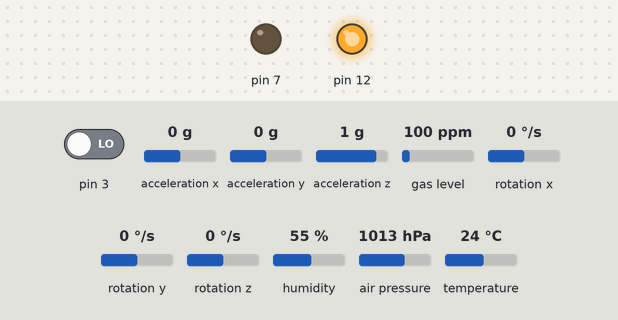
This sketch was run on a simulated Arduino Uno, built with avr-gcc and run on an emulated ATmega328P. On the bench: output pins drawn as LEDs (lit = HIGH). Wiring (inferred from the names in the program): MPU-6050 motion sensor at I2C address 0x68. Inputs (shaded band) come from the test bench; at power-on: pin 3 LOW, acceleration x 0 g, acceleration y 0 g, acceleration z 1 g, gas level 100 ppm, rotation x 0 °/s, rotation y 0 °/s, rotation z 0 °/s, humidity 55 %, air pressure 1013 hPa, temperature 24 °C. EEPROM starts erased.

Above: at 1.2 s.
1.3 s: pin 3 driven HIGH
At 2.9 s:
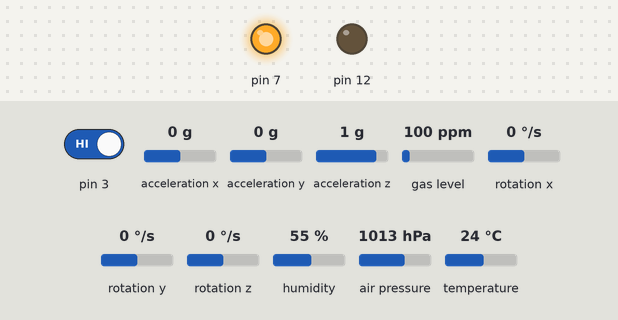
3.2 s: pin 3 driven LOW
At 4.9 s:
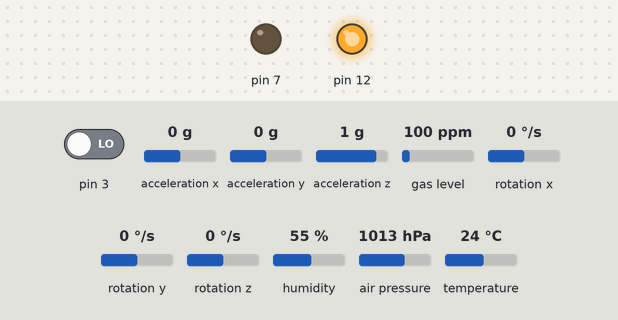
Timing chart, 0 to 6.4 s (numbered marks = the images above; inputs shaded):
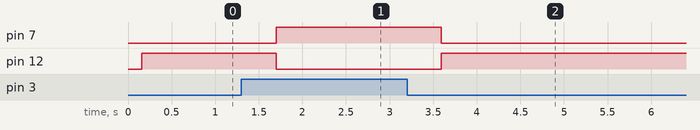

Measured:
- after the input at 1.3 s, pin 7: LOW → HIGH after 0.40 s; pin 12: HIGH → LOW after 0.40 s
- after the input at 3.2 s, pin 7: HIGH → LOW after 0.39 s; pin 12: LOW → HIGH after 0.39 s

The sketch:

RocketTelemV2.ino
```cpp
#include "Wire.h"
#include <Adafruit_Sensor.h>
#include "Adafruit_BMP3XX.h"
#include <EEPROM.h>

#define SEALEVELPRESSURE_HPA (1013.25)

const int MPU_ADDR = 0x68;

// MPU variables
int16_t accelerometer_x, accelerometer_y, accelerometer_z;
int16_t gyro_x, gyro_y, gyro_z;
int16_t mpu_temp;

// BMP variables
double bmp_temp, bmp_pressure, bmp_altitude;

// Normalization variables
int8_t ax_norm, gx_norm;
uint8_t temp_norm, pres_norm, alt_norm;

bool isArmed = false;
int c_addr = 0;

Adafruit_BMP3XX bmp;

void setup() {
  pinMode(3, INPUT);
  pinMode(7, OUTPUT);
  pinMode(12, OUTPUT);

  Serial.begin(115200);

  Wire.begin();
  Wire.beginTransmission(MPU_ADDR);
  Wire.write(0x6B); // PWR_MGMT_1 register
  Wire.write(0); // set to zero (wakes up the MPU-6050)
  Wire.endTransmission(true);

  bmp.begin_I2C();
  bmp.setTemperatureOversampling(BMP3_OVERSAMPLING_4X);
  bmp.setPressureOversampling(BMP3_OVERSAMPLING_2X);
  bmp.setIIRFilterCoeff(BMP3_IIR_FILTER_COEFF_3);
  bmp.setOutputDataRate(BMP3_ODR_50_HZ);
}
void loop() {
  isArmed = digitalRead(3);

  // Setup MPU data request
  Wire.beginTransmission(MPU_ADDR);
  Wire.write(0x3B); // starting with register 0x3B (ACCEL_XOUT_H) [MPU-6000 and MPU-6050 Register Map and Descriptions Revision 4.2, p.40]
  Wire.endTransmission(false); // the parameter indicates that the Arduino will send a restart. As a result, the connection is kept active.
  Wire.requestFrom(MPU_ADDR, 7*2, true); // request a total of 7*2=14 registers

  // Read raw MPU sensor data
  accelerometer_x = Wire.read()<<8 | Wire.read(); // reading registers: 0x3B (ACCEL_XOUT_H) and 0x3C (ACCEL_XOUT_L)
  accelerometer_y = Wire.read()<<8 | Wire.read(); // reading registers: 0x3D (ACCEL_YOUT_H) and 0x3E (ACCEL_YOUT_L)
  accelerometer_z = Wire.read()<<8 | Wire.read(); // reading registers: 0x3F (ACCEL_ZOUT_H) and 0x40 (ACCEL_ZOUT_L)
  mpu_temp = Wire.read()<<8 | Wire.read(); // reading registers: 0x41 (TEMP_OUT_H) and 0x42 (TEMP_OUT_L)
  gyro_x = Wire.read()<<8 | Wire.read(); // reading registers: 0x43 (GYRO_XOUT_H) and 0x44 (GYRO_XOUT_L)
  gyro_y = Wire.read()<<8 | Wire.read(); // reading registers: 0x45 (GYRO_YOUT_H) and 0x46 (GYRO_YOUT_L)
  gyro_z = Wire.read()<<8 | Wire.read(); // reading registers: 0x47 (GYRO_ZOUT_H) and 0x48 (GYRO_ZOUT_L)

  // Read raw BMP sensor data
  bmp.performReading();
  bmp_temp = bmp.temperature;
  bmp_pressure = bmp.pressure;
  bmp_altitude = bmp.readAltitude(SEALEVELPRESSURE_HPA);

  // Normalize sensor readings to the range of a byte
  ax_norm = constrain(((accelerometer_x - 17500) / 62.5), -128, 127); // signed
  gx_norm = constrain((((gyro_x + 300)* 256) / 32000), -128, 127); // signed
  temp_norm = constrain(((bmp_temp - 4.4) * 10), 0, 255);
  pres_norm = constrain(((bmp_pressure - 96725) / 17.969), 0, 255);
  alt_norm = constrain((bmp_altitude / 5), 0, 255);

  // Write normalized readings to EEPROM when armed. Will iterate through the entire 1024 byte EEPROM only once
  if(isArmed && c_addr <= 1015){
    // Update status LEDS to "armed" mode
    digitalWrite(7, HIGH);
    digitalWrite(12, LOW);

    EEPROM.update(c_addr, ax_norm + 128); // Add 128 to adjust signed to unsigned
    EEPROM.update(c_addr + 1, gx_norm + 128);
    EEPROM.update(c_addr + 2, temp_norm);
    EEPROM.update(c_addr + 3, pres_norm);
    EEPROM.update(c_addr + 4, alt_norm);

    c_addr += 5;
  }
  else{
    // Update status LEDS to "idle" mode
    digitalWrite(7, LOW);
    digitalWrite(12, HIGH);
  }

  delay(100);
}
```
